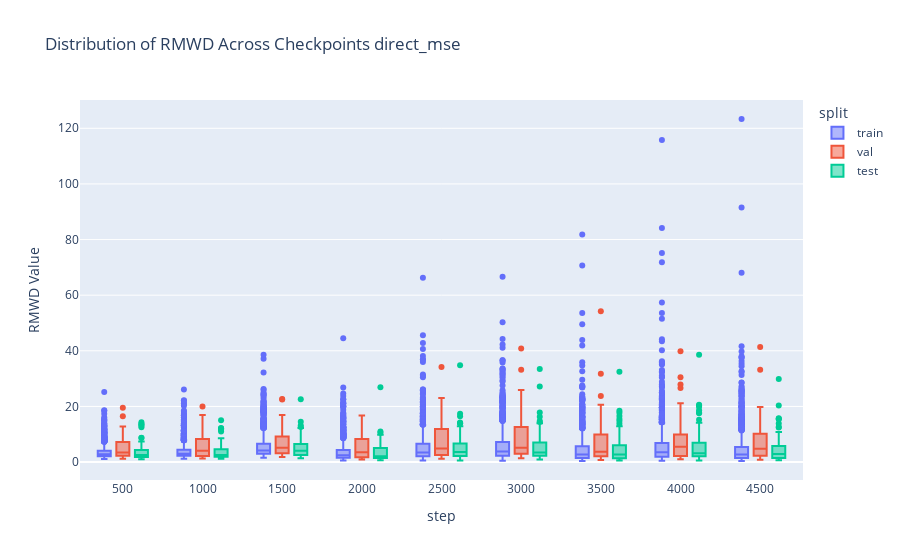
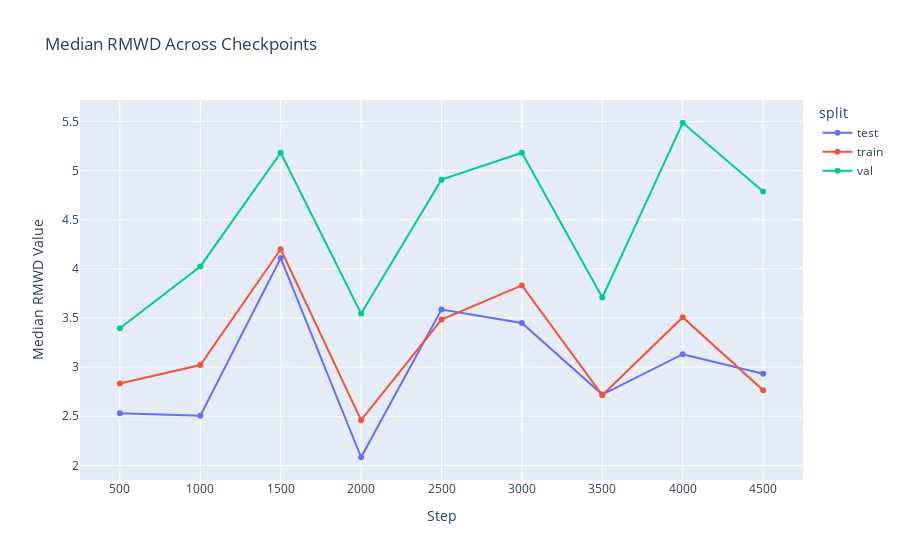

The notebook cell these images were saved under, in order:
### Markdown cell above
### Predicting Cov Directly with MSE Distance across all checkpoints (train,val,test)

### Code cell
model_name = "direct_mse"
df_filtered = rmwd_evals[rmwd_evals["checkpoint"].str.contains(model_name, na=False)]
df_filtered["step"] = df_filtered["checkpoint"].str.extract(r"step=(\d+)").astype(int)


fig = px.box(
    df_filtered,
    x="step",  
    y="value",  
    color="split", 
    title=f"Distribution of RMWD Across Checkpoints {model_name}",
    labels={"value": "RMWD Value", "checkpoint": "Checkpoint"},
    boxmode="group" 
)

fig.show()

df_median = df_filtered.groupby(["step", "split"])["value"].median().reset_index()
fig = px.line(
    df_median,
    x="step",
    y="value",
    color="split",
    title="Median RMWD Across Checkpoints",
    labels={"value": "Median RMWD Value", "step": "Step"},
    markers=True
)

fig.show()

### Figure 1 — Plotly figure (JSON) as saved in the notebook; plotly's stock layout.template omitted (floating-point values rounded to 4 significant figures; data arrays with more than 128 entries replaced by an {"elided": "..."} marker saying what was removed)
{"data": [{"alignmentgroup": "True", "hovertemplate": "split=train<br>step=%{x}<br>RMWD Value=%{y}<extra></extra>", "legendgroup": "train", "marker": {"color": "#636efa"}, "name": "train", "notched": false, "offsetgroup": "train", "orientation": "v", "showlegend": true, "type": "box", "x": {"elided": "11394 int values"}, "x0": " ", "xaxis": "x", "y": {"elided": "11394 float values"}, "y0": " ", "yaxis": "y"}, {"alignmentgroup": "True", "hovertemplate": "split=val<br>step=%{x}<br>RMWD Value=%{y}<extra></extra>", "legendgroup": "val", "marker": {"color": "#EF553B"}, "name": "val", "notched": false, "offsetgroup": "val", "orientation": "v", "showlegend": true, "type": "box", "x": {"elided": "351 int values"}, "x0": " ", "xaxis": "x", "y": {"elided": "351 float values"}, "y0": " ", "yaxis": "y"}, {"alignmentgroup": "True", "hovertemplate": "split=test<br>step=%{x}<br>RMWD Value=%{y}<extra></extra>", "legendgroup": "test", "marker": {"color": "#00cc96"}, "name": "test", "notched": false, "offsetgroup": "test", "orientation": "v", "showlegend": true, "type": "box", "x": {"elided": "738 int values"}, "x0": " ", "xaxis": "x", "y": {"elided": "738 float values"}, "y0": " ", "yaxis": "y"}], "layout": {"boxmode": "group", "legend": {"title": {"text": "split"}, "tracegroupgap": 0}, "title": {"text": "Distribution of RMWD Across Checkpoints direct_mse"}, "xaxis": {"anchor": "y", "domain": [0, 1], "title": {"text": "step"}}, "yaxis": {"anchor": "x", "domain": [0, 1], "title": {"text": "RMWD Value"}}}}

### Figure 2 — Plotly figure (JSON) as saved in the notebook; plotly's stock layout.template omitted (floating-point values rounded to 4 significant figures)
{"data": [{"hovertemplate": "split=test<br>Step=%{x}<br>Median RMWD Value=%{y}<extra></extra>", "legendgroup": "test", "line": {"color": "#636efa", "dash": "solid"}, "marker": {"symbol": "circle"}, "mode": "lines+markers", "name": "test", "orientation": "v", "showlegend": true, "type": "scatter", "x": [500, 1000, 1500, 2000, 2500, 3000, 3500, 4000, 4500], "xaxis": "x", "y": [2.532, 2.505, 4.11, 2.083, 3.586, 3.449, 2.721, 3.132, 2.933], "yaxis": "y"}, {"hovertemplate": "split=train<br>Step=%{x}<br>Median RMWD Value=%{y}<extra></extra>", "legendgroup": "train", "line": {"color": "#EF553B", "dash": "solid"}, "marker": {"symbol": "circle"}, "mode": "lines+markers", "name": "train", "orientation": "v", "showlegend": true, "type": "scatter", "x": [500, 1000, 1500, 2000, 2500, 3000, 3500, 4000, 4500], "xaxis": "x", "y": [2.835, 3.021, 4.2, 2.46, 3.484, 3.832, 2.715, 3.508, 2.765], "yaxis": "y"}, {"hovertemplate": "split=val<br>Step=%{x}<br>Median RMWD Value=%{y}<extra></extra>", "legendgroup": "val", "line": {"color": "#00cc96", "dash": "solid"}, "marker": {"symbol": "circle"}, "mode": "lines+markers", "name": "val", "orientation": "v", "showlegend": true, "type": "scatter", "x": [500, 1000, 1500, 2000, 2500, 3000, 3500, 4000, 4500], "xaxis": "x", "y": [3.396, 4.025, 5.182, 3.545, 4.908, 5.182, 3.709, 5.487, 4.787], "yaxis": "y"}], "layout": {"legend": {"title": {"text": "split"}, "tracegroupgap": 0}, "title": {"text": "Median RMWD Across Checkpoints"}, "xaxis": {"anchor": "y", "domain": [0, 1], "title": {"text": "Step"}}, "yaxis": {"anchor": "x", "domain": [0, 1], "title": {"text": "Median RMWD Value"}}}}
